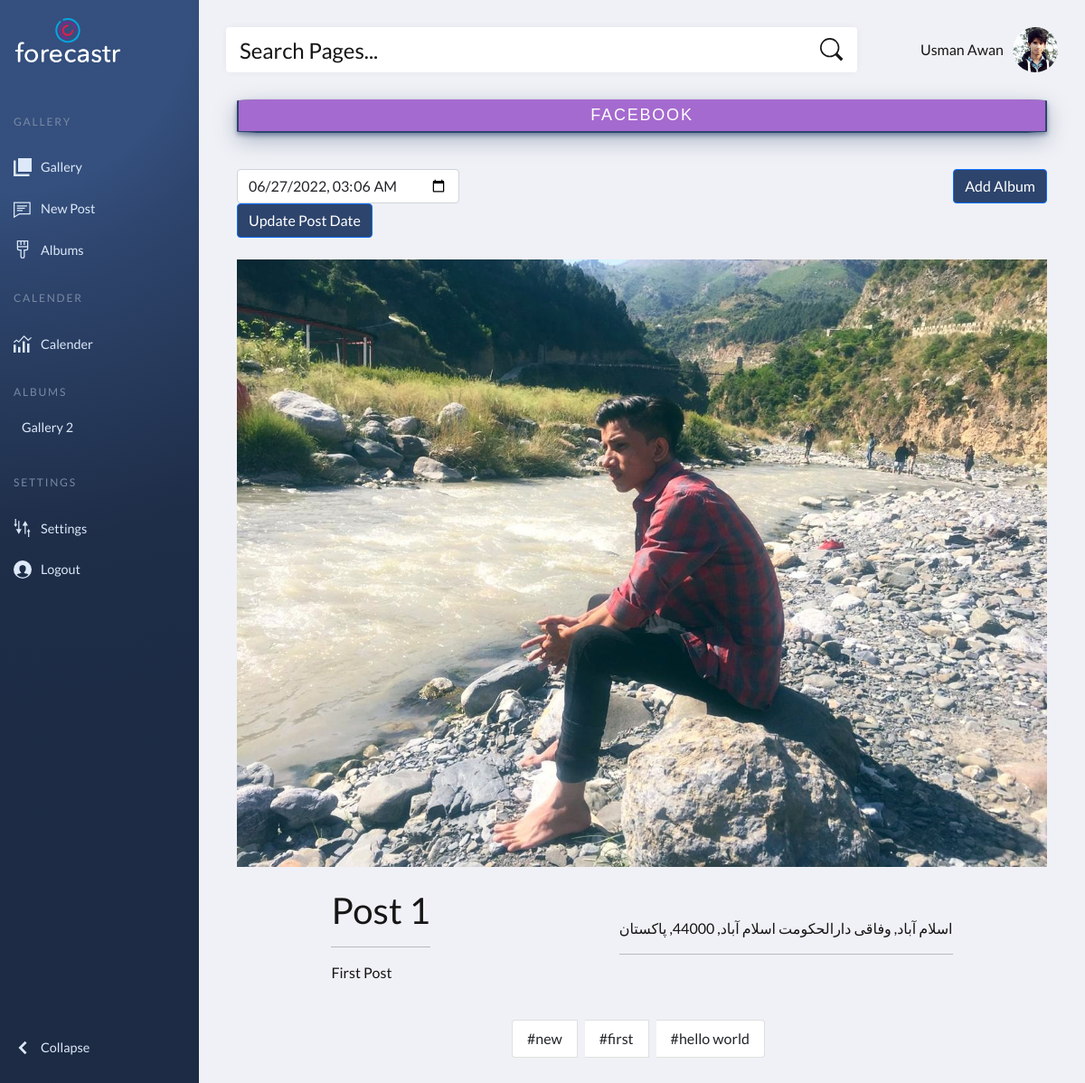
Screenshot of /gallery/detail/69/ (signed in) with the database file from the repository.
### contentGallery/models.py (models this page shows, shortened)
class PostAlbum(models.Model):
    client = models.ForeignKey(Client, null=True, on_delete= models.SET_NULL, related_name='client_albums')
    posts = models.ManyToManyField(UserPost)
    name = models.CharField(max_length=128, blank=False)

### accounts/models.py (models this page shows, shortened)
class Client(models.Model):
    user = models.OneToOneField(User, on_delete=models.CASCADE, null=True)
    profile_pic = models.ImageField(default="default-profile.png")
    age = models.IntegerField(default=1)
    gender = models.CharField(choices=GenderChoices.choices, max_length=128,  default=GenderChoices.OTHER)

### content_libraries/models.py (models this page shows, shortened)
class UserPost(models.Model):
    client = models.ForeignKey(Client, null=True, on_delete= models.SET_NULL, related_name='client_posts')
    platform = models.CharField(choices=PlatformChoice.choices, default=PlatformChoice.FACEBOOK, max_length=128)
    title = models.CharField(max_length=200, null=True, blank=True)
    picture = models.ImageField(null=True, blank=True)
    description = models.TextField(blank=True, null=True)
    location = models.CharField(max_length=500, blank=True, null=True)
    lat = models.FloatField(default=0)
    lng = models.FloatField(default=0)
    timeCreated = models.TimeField(auto_now_add=True)
    dateCreated = models.DateField(auto_now_add=True)
    dateToBuy = models.DateTimeField(default=datetime.now)

class Tag(models.Model):
    user_post = models.ForeignKey(UserPost, null=True, on_delete= models.SET_NULL)
    name = models.CharField(max_length=200, null=True)

### contentGallery/views.py (the view)
# urls.py: path("detail/<str:pk_id>/", views.contentDetails, name="contentDetails"),
@login_required(login_url="login")
def contentDetails(request, pk_id):
    user = request.user
    client = user.client
    clientAlbums = client.client_albums.all()
    albumForm = UserPostForm()
    uPost = UserPost.objects.get(id=pk_id)
    context = {'userPost': uPost, 'user': user, 'albums': clientAlbums, 'client': client}
    return render(request, "contentGallery/contentDetails.html", context=context)

### contentGallery/templates/contentGallery/contentDetails.html (shortened to what this page needs)
{%  extends 'utilaties/dashboard.html' %}
{% load static %}
{% block cssStyles %}
<link rel="stylesheet" href="{% static 'vendor/photoswiper/photoswipe.css' %}">
<link rel="stylesheet" href="{% static 'css/contentGallery/main.css' %}">
{% endblock cssStyles %}
{% block content %}
<section>
    <div class="container">
        <div class="text-center">
            <p class="platform py-1">{{userPost.platform}}</p>
        </div>
        <br>
        <div class="d-flex justify-content-between">
            <div class="">
                <form
                action="{% url 'updateContentDetails' userPost.id %}"
                id="myForm"  method="POST">
                    <input type="datetime-local" class="form-control mydate" id="id_productdateTime", value="{{userPost.dateToBuy|date:"Y-m-d"}}T{{userPost.dateToBuy|date:"h:m"}}" name="productdateTime">
                    <button class="btn btn-primary btn-round" type="submit" id="myBTN">Update Post Date</button>
                </form>
            </div>
            <div class="">
                <a class="btn btn-primary btn-round" href="{% url 'selectAlbum' userPost.id %}">Add Album</a>
            </div>
        </div>
        <div class="d-flex flex-wrap justify-content-evenly align-items-center mt-4">
            <div class="picture-md">
                <img src="{{userPost.picture.url}}"
                {% if userPost.picture.height > 1000 %}
                    width=700px
                    height = 900px
                    {% else %}
                    class="img-fluid"
                    {% endif %}
                      alt="" />
            </div>
            <div class="intro mt-4">
                <h1>{{userPost.title}}</h1>
                <hr>
                <p>{{userPost.description}}</p>
            </div>
            <div class="mt-4">
                <p>{{userPost.location}}</p>
                <hr>
            </div>
            <div class="tags mt-4 flex-nowrap">
                <ul id="tagList"  class="list-group list-group-horizontal">
                    {% for tag in userPost.tag_set.all %}
                    <li class="list-group-item  me-2 mb-2">
                        #{{tag.name}}
                    </li>
                    {% endfor %}
                </ul>
            </div>
        </div>
    </div>
</section>
{% endblock content %}

### utilaties/templates/utilaties/dashboard.html (shortened to what this page needs)
{% load static %}
<!DOCTYPE html>
<html lang="en">
<head>
    <link href="https://cdn.jsdelivr.net/npm/bootstrap@5.0.2/dist/css/bootstrap.min.css" rel="stylesheet">
    <link rel="stylesheet" href="{% static 'css/SocialHub/main.css' %}">
    {% block cssStyles %}
    {% endblock cssStyles %}
    <link href="https://cdnjs.cloudflare.com/ajax/libs/toastr.js/2.1.1/toastr.min.css" rel="stylesheet" media="all">
</head>
<body>
    <header class="page-header">
        <nav>
            <a href="#0" aria-label="forecastr logo" class="logo">
                <svg width="140" height="49">
                    <use xlink:href="#logo"></use>
                </svg>
            </a>
            <ul class="admin-menu">
                <li class="menu-heading">
                    <h3>Gallery</h3>
                </li>
                <li>
                    <a href="{% url 'gallery' %}">
                        <svg>
                            <use xlink:href="#pages"></use>
                        </svg>
                        <span>Gallery</span>
                    </a>
                </li>
                <li>
                    <a href="{% url 'facebookPost' %}">
                        <svg>
                            <use xlink:href="#comments"></use>
                        </svg>
                        <span>New Post</span>
                    </a>
                </li>
                <li>
                    <a href="{% url 'albums' %}">
                        <svg>
                            <use xlink:href="#appearance"></use>
                        </svg>
                        <span>Albums</span>
                    </a>
                </li>
                <li class="menu-heading">
                    <h3>Calender</h3>
                </li>
                <li>
                    <a href="{% url 'generalCalender' %}">
                        <svg>
                            <use xlink:href="#charts"></use>
                        </svg>
                        <span>Calender</span>
                    </a>
                </li>
                <li class="menu-heading">
                    <h3>Albums</h3>
                </li>
                {% for album in albums %}
                    <form id="{{album.id}}" action="{% url 'gallery' %}" method="POST">
                        <a onclick="document.getElementById('{{album.id}}').submit();">
                            <li class="ms-4" style="cursor: pointer;"> {{album.name}}</li>
                        </a>
                    </form>
                {% endfor %}
                <li class="menu-heading">
                    <h3>Settings</h3>
                </li>
                <li>
                    <a href="{% url 'profile' %}">
                        <svg>
                            <use xlink:href="#settings"></use>
                        </svg>
                        <span>Settings</span>
                    </a>
                </li>
                <li>
                    <a href="{% url 'logout' %}">
                        <svg>
                            <use xlink:href="#users"></use>
                        </svg>
                        <span>Logout</span>
                    </a>
                </li>
                <li>
                    <button class="collapse-btn" aria-expanded="true" aria-label="collapse menu">
                        <svg aria-hidden="true">
                            <use xlink:href="#collapse"></use>
                        </svg>
                        <span>Collapse</span>
                    </button>
                </li>
            </ul>
        </nav>
    </header>
    <section class="page-content">
        <section class="search-and-user">
            <form>
                <input type="search" placeholder="Search Pages...">
                <button type="submit" aria-label="submit form">
                    <svg aria-hidden="true">
                        <use xlink:href="#search"></use>
                    </svg>
                </button>
            </form>
            <div onclick="navToAccount()" style="cursor: pointer;" class="admin-profile">
                <span class="greeting">{{user.first_name}}  {{user.last_name}}</span>
                <div class="notifications">
                    <div style="width:50px;">
                    <img src="{{client.profile_pic.url}}" class="rounded-circle img-fluid float-end" alt="profile_pic">
                    </div>
                </div>
            </div>
        </section>
        {% block content %}
        {% endblock content %}
    </section>
</body>
</html>

### static/css/SocialHub/main.css (style rules this page uses)
:root { --page-header-bgColor: #2d446c; --page-header-bgColor-hover: #1d2636; --page-header-txtColor: #dde9f8; --page-header-headingColor: #7889a4; --page-header-width: 220px; --page-content-bgColor: #f0f1f6; --page-content-txtColor: #171616; --page-content-blockColor: #fff; --white: #fff; --black: #333; --blue: #00b9eb; --red: #ec1848; --border-radius: 4px; --box-shadow: 0 0 10px -2px rgba(0, 0, 0, 0.075); --switch-bgLightModeColor: #87cefa; --switch-sunColor: gold; --switch-moonColor: #f4f4f4; --switch-bgDarkModeColor: #1f1f27; }
* { padding: 0; margin: 0; box-sizing: border-box; }
ul { list-style: none; }
.bg-primary, .btn-primary { background-color: #2d446c !important; }
a, button { color: inherit; }
a { text-decoration: none; }
button { background: none; cursor: pointer; }
input { -webkit-appearance: none; }
button, input { border: none; }
svg { display: block; }
body { font: 16px/1.5 "Lato", sans-serif; }
.page-header { position: fixed; top: 0; left: 0; right: 0; bottom: 0; overflow: auto; padding-top: 20px; width: var(--page-header-width); color: var(--page-header-txtColor); background: radial-gradient(650px circle at 0% 0%, hsl(218, 41%, 35%) 33%, hsl(218, 41%, 30%) 47%, hsl(218, 41%, 20%) 92%, hsl(218, 41%, 19%) 126%); }
.page-header nav { display: flex; flex-direction: column; min-height: 100%; }
.page-header .logo { display: block; margin: 0 15px; }
.page-header .logo svg { max-width: 120px; fill: var(--white); }
.page-header .admin-menu { display: flex; flex-direction: column; flex-grow: 1; margin-top: 35px; padding-left: 0px; }
.page-header .admin-menu li:nth-last-child(2) { margin-bottom: 35px; }
.page-header .admin-menu li:last-child { margin-top: auto; margin-bottom: 20px; }
.page-header .admin-menu li>* { width: 100%; padding: 12px 15px; }
.page-header .admin-menu .menu-heading h3 { text-transform: uppercase; letter-spacing: 0.15em; font-size: 12px; margin-top: 12px; color: var(--page-header-headingColor); }
.page-header .admin-menu svg { width: 20px; height: 20px; fill: var(--page-header-txtColor); margin-right: 10px; }
.page-header .admin-menu a, .page-header .admin-menu button { display: flex; align-items: center; font-size: 0.9rem; }
.page-content { position: relative; left: var(--page-header-width); width: calc(100% - var(--page-header-width)); min-height: 100vh; padding: 30px; color: var(--page-content-txtColor); background: var(--page-content-bgColor); }
.search-and-user { display: grid; grid-template-columns: 1fr auto; grid-column-gap: 50px; align-items: center; background: var(--page-content-bgColor); margin-bottom: 30px; }
.search-and-user form { position: relative; }
.search-and-user [type="search"] { width: 100%; height: 50px; font-size: 1.5rem; padding-left: 15px; background: var(--page-content-blockColor); color: var(--white); border-radius: var(--border-radius); box-shadow: var(--box-shadow); }
.search-and-user ::placeholder { color: var(--page-content-txtColor); }
.search-and-user form svg { width: 26px; height: 26px; fill: var(--page-content-txtColor); }
.search-and-user form button { position: absolute; top: 50%; right: 15px; transform: translateY(-50%); }
.search-and-user .admin-profile { display: flex; align-items: center; }
.search-and-user .admin-profile .greeting { margin: 0 10px 0 20px; }
.search-and-user .admin-profile .notifications { position: relative; }

### static/css/contentGallery/main.css (style rules this page uses)
.platform { background: #7c1ebaa3;color: white;border-radius: 4%; font-family: 'Raleway', sans-serif; letter-spacing: 0.1em; text-transform: uppercase; font-weight: 500; font-size: 18px; border-bottom: #2d446c 2px solid; border-right: #2d446c 2px solid; border-left: #2d446c 2px solid; box-shadow: 0 3px 5px 0 #2d446c7e, 0 8px 23px 0 #2d446c5c; }

### rows the page displays
PostAlbum: name "Gallery 2"
Client: profile_pic (picture)
UserPost: platform "FACEBOOK", productdateTime "06/27/2022 03:06", picture (picture), title "Post 1", description "First Post", location "اسلام آباد, وفاقی دارالحکومت اسلام آباد, 44000, پاکستان"
Tag: name "new"
Tag: name "first"
Tag: name "hello world"

### other values shown
{{ user.first_name }} "Usman"
{{ user.last_name }} "Awan"
